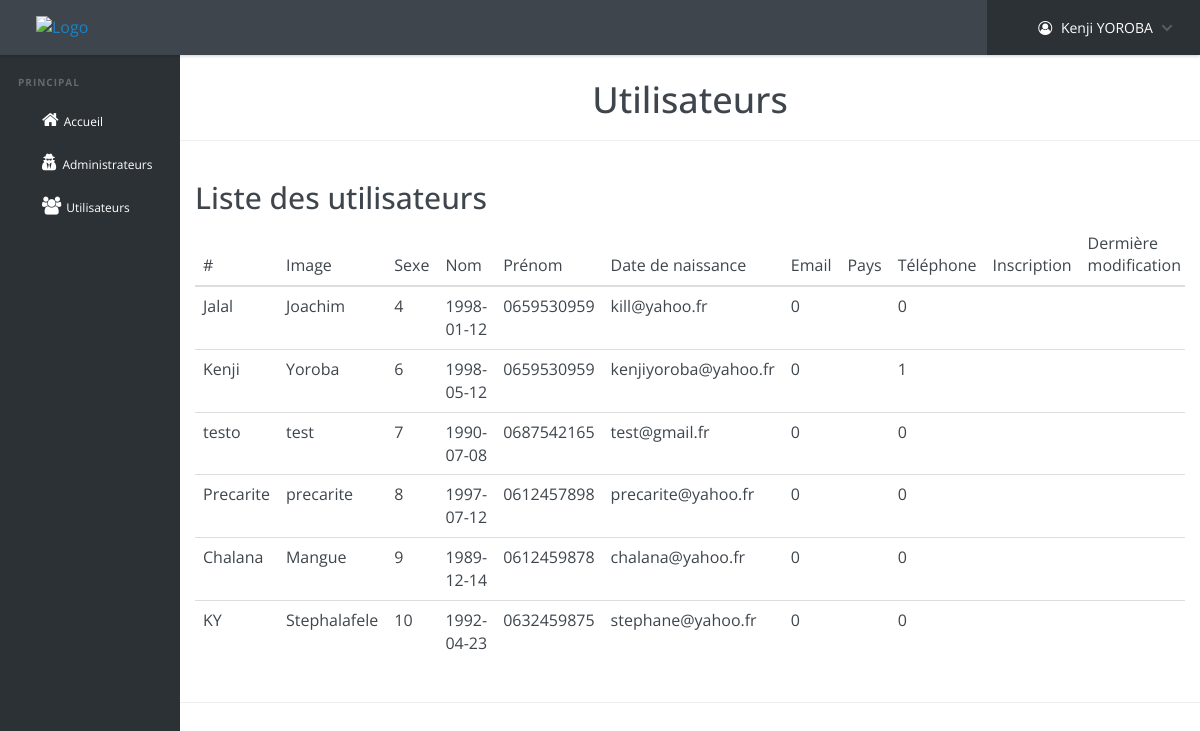
Page /Projet_ANNUEL--CIG-KIKI-KEN/admin/users.php on the committed database.
### tables this page shows
CREATE TABLE `users` (
  `name` varchar(50) NOT NULL,
  `surname` varchar(50) NOT NULL,
  `id` int(11) NOT NULL,
  `password` varchar(60) NOT NULL,
  `birthday` date NOT NULL,
  `phone` char(10) DEFAULT NULL,
  `email` varchar(100) NOT NULL,
  `is_deleted` tinyint(1) DEFAULT '0',
  `date_updated` timestamp NULL DEFAULT NULL,
  `is_admin` tinyint(1) DEFAULT '0',
  `expiration` datetime DEFAULT NULL,
  `payer_id` varchar(255) DEFAULT NULL,
  `profile_id` varchar(255) DEFAULT NULL
);

### Projet_ANNUEL--CIG-KIKI-KEN/admin/users.php (the view, shortened to what this page needs)
<?php
	require "header-admin.php";
?>
	<section id="page-section">
		<h1 id="page-title">Utilisateurs</h1>
		<hr>
		<div class="container">
		    <h2>Liste des utilisateurs</h2>
		    <div class="table-responsive">
			    <table class="table">
			   		<thead>
			        	<tr>
				        	<th>#</th>
				       		<th>Image</th>
				       		<th>Sexe</th>
					        <th>Nom</th>
				       		<th>Prénom</th>
					        <th>Date de naissance</th>
					        <th>Email</th>
					        <th>Pays</th>
					        <th>Téléphone</th>
					        <th>Inscription</th>
					        <th>Dermière modification</th>
			      		</tr>
			   		</thead>
			    	<tbody>
				    <?php
						$query = $db->prepare('SELECT * FROM users ORDER BY id');
				  		$query->execute();
				  		$allUsers=$query->fetchAll(PDO::FETCH_ASSOC);
						foreach ($allUsers as $user) {
							echo '<tr>';
							foreach ($user as $key => $value) {
								if ($key != "password") {
									if ($key == "avatar") {
										echo '<td><img class="display-users-img" src="../../img/'.$value.'"></td>';
									}
									else {
										echo '<td>'.$value.'</td>';
									}
								}
							}
							echo '</tr>';
						}
				    ?>
					</tbody>
				</table>
			</div>
		</div>
		<hr>
	</section>
<?php
	require "footer-admin.php";
?>

### Projet_ANNUEL--CIG-KIKI-KEN/admin/header-admin.php (shortened to what this page needs)
<!DOCTYPE html>
<html lang="fr">
<head>
	<link rel="stylesheet" href="css/font-awesome.css">
	<link rel="stylesheet" href="css/reset.css">
	<link rel="stylesheet" href="css/bootstrap.css">
	<link rel="stylesheet" href="css/admin.css">
</head>
<body>
	<header class="cd-main-header">
		<a href="../../" class="cd-logo"><img class="logo" src="img/logo.png" alt="Logo"></a>
		<nav class="cd-nav">
			<ul class="cd-top-nav">
				<li class="has-children account">
					<a href="#"><i class="fa fa-user-circle-o admin-top-icon" aria-hidden="true"></i>
					<?php
						echo "Kenji YOROBA";
					?>
					</a>
				</li>
			</ul>
		</nav>
	</header>
	<main class="cd-main-content">
		<nav class="cd-side-nav">
			<ul>
				<li class="cd-label">Principal</li>
				<li><a href="../admin"><i class="fa fa-home admin-side-icon" aria-hidden="true"></i>Accueil</a></li>
				<li><a href="admins.php"><i class="fa fa-user-secret admin-side-icon" aria-hidden="true"></i>Administrateurs</a></li>
				<li><a href="users.php"><i class="fa fa-users admin-side-icon" aria-hidden="true"></i>Utilisateurs</a></li>
		</nav>
	</main>

### Projet_ANNUEL--CIG-KIKI-KEN/admin/footer-admin.php (shortened to what this page needs)
</body>
</html>

### rows in the picture
users: name "Jalal", surname "Joachim", id "4", birthday "1998-01-12", phone "0659530959", email "kill@yahoo.fr", is_deleted "0", is_admin "0"
users: name "Kenji", surname "Yoroba", id "6", birthday "1998-05-12", phone "0659530959", email "kenjiyoroba@yahoo.fr", is_deleted "0", is_admin "1"
users: name "testo", surname "test", id "7", birthday "1990-07-08", phone "0687542165", email "test@gmail.fr", is_deleted "0", is_admin "0"
users: name "Precarite", surname "precarite", id "8", birthday "1997-07-12", phone "0612457898", email "precarite@yahoo.fr", is_deleted "0", is_admin "0"
users: name "Chalana", surname "Mangue", id "9", birthday "1989-12-14", phone "0612459878", email "chalana@yahoo.fr", is_deleted "0", is_admin "0"
users: name "KY", surname "Stephalafele", id "10", birthday "1992-04-23", phone "0632459875", email "stephane@yahoo.fr", is_deleted "0", is_admin "0"
